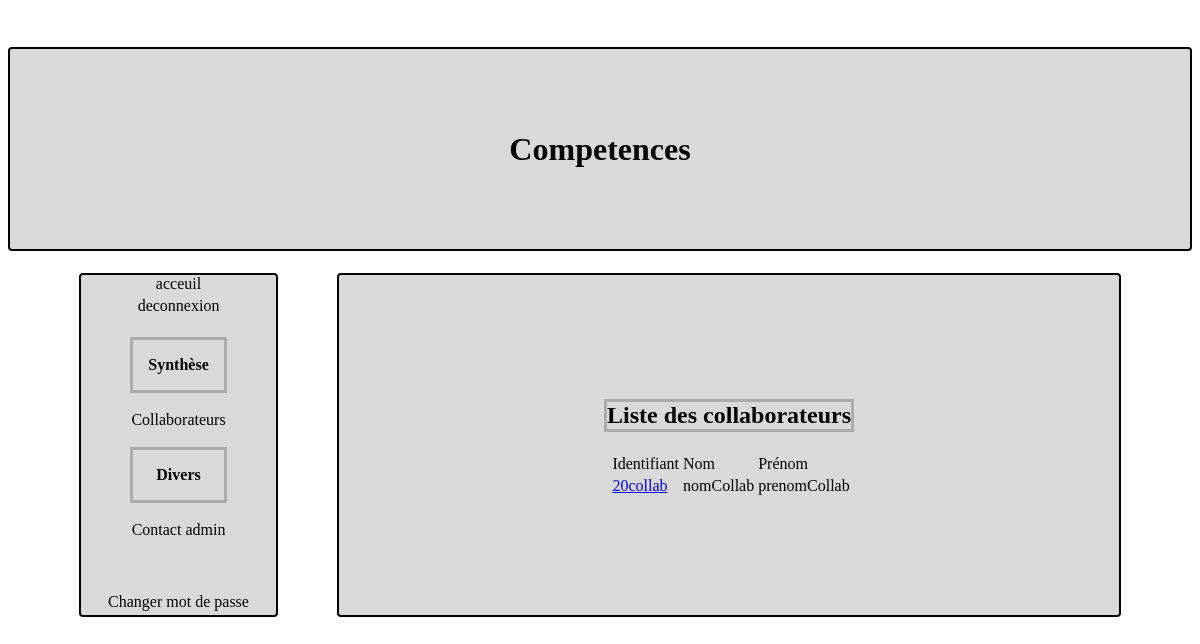
The page /v/collaborateurs.php on the database its author committed.
### tables this page shows
CREATE TABLE `utilisateur` (
  `id_utilisateur` int(11) NOT NULL,
  `identifiant` varchar(100) DEFAULT NULL,
  `nom` varchar(50) DEFAULT NULL,
  `prenom` varchar(50) DEFAULT NULL,
  `mdp` varchar(50) DEFAULT NULL,
  `type_compte` varchar(50) DEFAULT NULL,
  `page` varchar(50) DEFAULT NULL
);

### m/Competencesphp/Model/Manager.php (called while the page is built, shortened)
<?php
class Manager
{
    private $_db;
	public function getListCollaborateurs()
	{
	$user = [];
	$q = $this->_db->query('SELECT id_utilisateur, identifiant, nom, prenom, mdp, type_compte, page FROM Utilisateur WHERE type_compte = "collaborateur" ORDER BY identifiant');
	while ($donnees = $q->fetch(PDO::FETCH_ASSOC))
	{
	  $user[] = new Utilisateur($donnees['id_utilisateur'], $donnees['identifiant'], $donnees['nom'],$donnees['prenom'],$donnees['mdp'], $donnees['type_compte'],$donnees['page'], );
	}
	return $user;
	}
	public function setDb(pdo $db)
    {
        $this->_db=$db;
    }
}

### m/Competencesphp/Model/Utilisateur.php (called while the page is built, shortened)
<?php
class Utilisateur
{
    public function __construct($id_utilisateur,$identifiant,$nom,$prenom,$mdp,$type_de_compte,$page)
  {
    $this->_id_utilisateur=$id_utilisateur;
    $this->_identifiant=$identifiant;
    $this->_nom=$nom;
    $this->_prenom=$prenom;
  }
  public function getid_utilisateur(){ return $this->_id_utilisateur;}
  public function getidentifiant(){ return $this->_identifiant;}
  public function getnom(){ return $this->_nom;}
  public function getprenom(){ return $this->_prenom;}
}

### v/collaborateurs.php (the view, shortened to what this page needs)
<!doctype html>
<html lang="fr">
<head>
  <link rel="stylesheet" href="css/style.css">
  <link rel="stylesheet" href="css/situation.css">
  <link rel="stylesheet" href="css/competences.css">
  <link rel="stylesheet" href="css/comp.css">
</head>
<body>
    <?php require("menu.php") ?>
<div class="flex_container">
    <?php require("leftMenuRh.php") ?>
<div class="rightmenu">
<h2 class="rightborder">Liste des collaborateurs</h2>
<table>
            <th>
                <td>Identifiant</td>
                <td>Nom</td>
                <td>Prénom</td>
            </th>
<?php
$bddLogin = new ConnectBdd;
$bdd = $bddLogin->ConnectBdd();
$manager= new Manager($bdd);
$collaborateurs = $manager->getListCollaborateurs();
$total = count((array)$collaborateurs) ;
for ($i = 0; $i <= $total-1 ; $i++)
{
   echo
       '<tr>
            <td></td>
            <td><a href="syntheseCollab.php?id='.$collaborateurs[$i]->getid_utilisateur().'">'. $collaborateurs[$i]->getidentifiant().'</a></td>
            <td>'.$collaborateurs[$i]->getnom().'</td>
            <td>'.$collaborateurs[$i]->getprenom().'</td>
       </tr>';
}
echo ' </table>  ';
?>
</div>
</body>
</html>

### v/css/style.css (style rules this page uses)
* { font-family: cursive; }

### v/css/competences.css (style rules this page uses)
.rightmenu { display: flex; justify-content: center; align-items: center; flex-direction: column; border: 2px solid black; background: #d9d9d9; border-radius: 4px 4px 4px 4px; margin-left: 5%; width: 80%; margin-right: 6%; padding-bottom: 1%; }
.flex_container { display: flex; justify-content: space-between; }
.rightborder { border: 3px solid #acacac; display: flex; align-items: center; justify-content: center; }

### rows shown on the page
utilisateur: identifiant "20collab", nom "nomCollab", prenom "prenomCollab"
